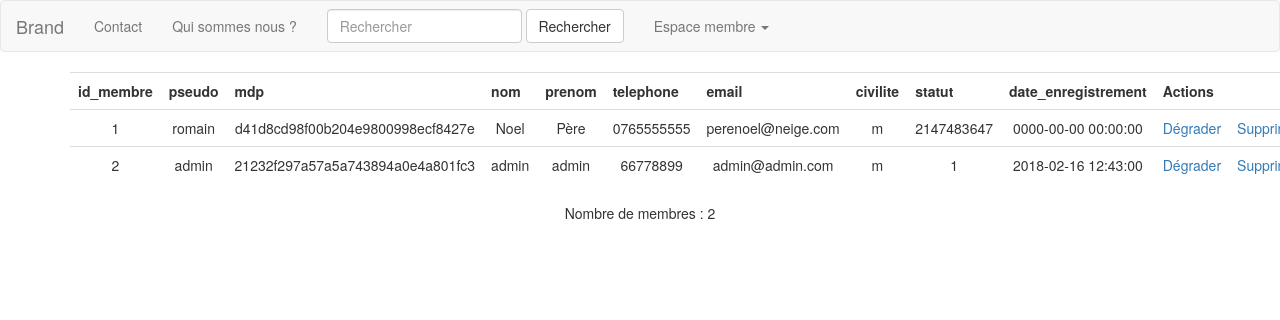
Page /admin/gestion_membre.php on the committed database.
### tables this page shows
CREATE TABLE `membre` (
  `id_membre` int(3) NOT NULL,
  `pseudo` varchar(20) NOT NULL,
  `mdp` varchar(60) NOT NULL,
  `nom` varchar(20) NOT NULL,
  `prenom` varchar(20) NOT NULL,
  `telephone` varchar(20) NOT NULL,
  `email` varchar(50) NOT NULL,
  `civilite` enum('m','f') NOT NULL,
  `statut` int(1) NOT NULL,
  `date_enregistrement` datetime NOT NULL
);

### admin/gestion_membre.php (the view, shortened to what this page needs)
<?php
require_once('../inc/init.php');
require_once('../inc/header.php');
$pdo->exec("USE annonceo");
$nomtable="membre";
$result = $pdo->query("SELECT id_membre,pseudo,mdp,nom,prenom,telephone,email,civilite,statut,date_enregistrement FROM $nomtable");
echo "<table class='table table-hover'><tr>";
$nbcol = $result->columnCount();
for ($i=0;$i<$nbcol;$i++){
    $infocol = $result->getColumnMeta($i);
    echo '<th>';
    echo $infocol['name'];
    echo '</th>';
}
 echo '<th colspan="2">Actions</th>';
echo '</tr>';
while ($ligne = $result->fetch(PDO::FETCH_ASSOC)){
    echo '<tr>';
        foreach($ligne as $information){
            echo "<td class='text-center'> $information </td>";
        }
    if ($ligne['id_membre'] != $_SESSION['membre']['id_membre'])
    {
    $type_action = ($ligne['statut'] == 0 ? 'Promouvoir' : 'Dégrader');
            echo '<td><a href="?action=changestatut&id_membre='.$ligne['id_membre'].'">'.$type_action.'<a></td>';
            echo '<td><a href="?action=suppression&id_membre='.$ligne['id_membre'].'"onclick="return(confirm(\'Etes vous sûr de vouloir kicker : '.$ligne['nom'].' ?\'))">Supprimer<a></td>';
            echo '</tr>';
    }
}
echo '</table>';
echo '<p class="text-center">Nombre de membres : '.$result->rowCount().'</p>';
require_once('../inc/footer.php');
?>

### rows in the picture
membre: id_membre "1", pseudo "romain", mdp "d41d8cd98f00b204e9800998ecf8427e", nom "Noel", prenom "Père", telephone "0765555555", email "perenoel@neige.com", civilite "m", statut "2147483647", date_enregistrement "0000-00-00 00:00:00", statut "Dégrader"
membre: id_membre "2", information "admin", mdp "21232f297a57a5a743894a0e4a801fc3", telephone "66778899", email "admin@admin.com", civilite "m", statut "1", date_enregistrement "2018-02-16 12:43:00", statut "Dégrader"

### other values in the picture
$infocol['name'] "id_membre"
$infocol['name'] "pseudo"
$infocol['name'] "mdp"
$infocol['name'] "nom"
$infocol['name'] "prenom"
$infocol['name'] "telephone"
$infocol['name'] "email"
$infocol['name'] "civilite"
$infocol['name'] "statut"
$infocol['name'] "date_enregistrement"
$result->rowCount() "2"
